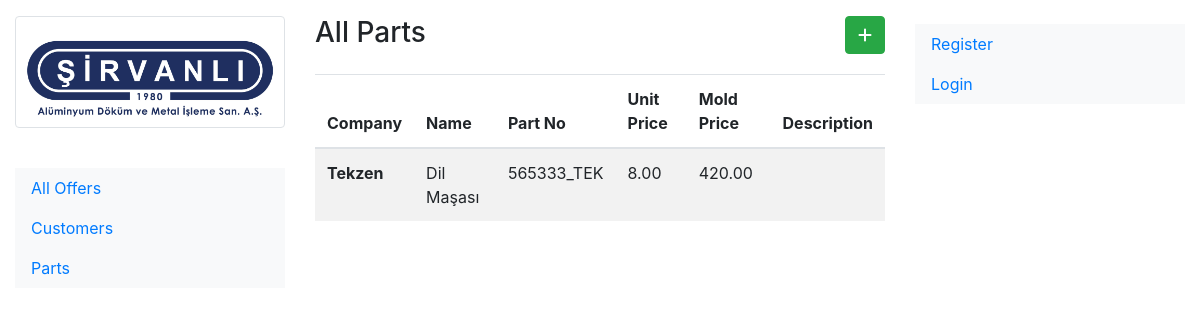
Page /parts on the committed database.
### offer/models.py (models this page shows, shortened)
class Part(models.Model):
    customer = models.ForeignKey(Customer, on_delete=models.CASCADE)
    name = models.CharField(max_length=100)
    part_no = models.CharField(max_length=50, unique=True)
    unit_price = models.DecimalField(max_digits=10, decimal_places=2)
    mold_price = models.DecimalField(max_digits=10, decimal_places=2)
    description = models.CharField(max_length=100, blank=True, null=True)
    created_date = models.DateTimeField(default=timezone.now)

class Customer(models.Model):
    name = models.CharField(max_length=200)
    country = CountryField()
    industry = models.CharField(choices=INDUSTRIES, max_length=100, default="Automotive")
    address = models.CharField(max_length =255)
    related_person_mail = models.EmailField()
    description = models.CharField(max_length=255, blank=True, null=True)
    status = models.CharField(max_length=25, choices=(
            ('potansiyel', 'Potansiyel Müşteri'),
            ('mevcut', 'Mevcut Müşteri')
        ), default="potansiyel"
    )
    logo = models.ImageField(upload_to="static/img", blank=True, null=True)
    created_date = models.DateTimeField(default=timezone.now)
    def __str__(self):
        return self.name
    class Meta:
        verbose_name = "Customer"
        verbose_name_plural = "Customers"

### offer/views.py (the view)
# urls.py: path("parts", views.parts_view, name = "parts"),
def parts_view(request):
    parts = Part.objects.order_by('-created_date')
    context = {'parts':parts}
    return render(request, 'offer/parts.html',context)

### offer/templates/offer/parts.html (shortened to what this page needs)
{% extends 'base.html' %}
{% block content %}
<div class="row my-3">
    <div class="col-md-4 h3">All Parts</div>
    <div class="col-md-8 text-right">
             <a href="{% url 'create-part' %}">
                <button class="btn btn-success text-white bold-text">
                    <i class="fa-solid fa-plus"></i>
                </button>
            </a>
    </div>
</div>
{% if parts.count > 0  %}
<table class="table table-striped">
    <thead>
        <tr>
          <th scope="col">Company</th>
          <th scope="col">Name</th>
          <th scope="col">Part No</th>
          <th scope="col">Unit Price</th>
          <th scope="col">Mold Price</th>
          <th scope="col">Description</th>
        </tr>
      </thead>
      <tbody>
    {% for part in parts %}
        <tr>
            <th scope="row"> {{part.customer}} </th>
            <td>{{part.name}}</td>
            <td>{{part.part_no}}</td>
            <td>{{part.unit_price}}</td>
            <td>{{part.mold_price}}</td>
            <td>{{part.description}}</td>
        </tr>
    {% endfor %}
</tbody>
</table>
{% endif %}
{% endblock content %}

### rows in the picture
Part: customer "Tekzen", name "Dil Maşası", part_no "565333_TEK", unit_price "8.00", mold_price "420.00"
